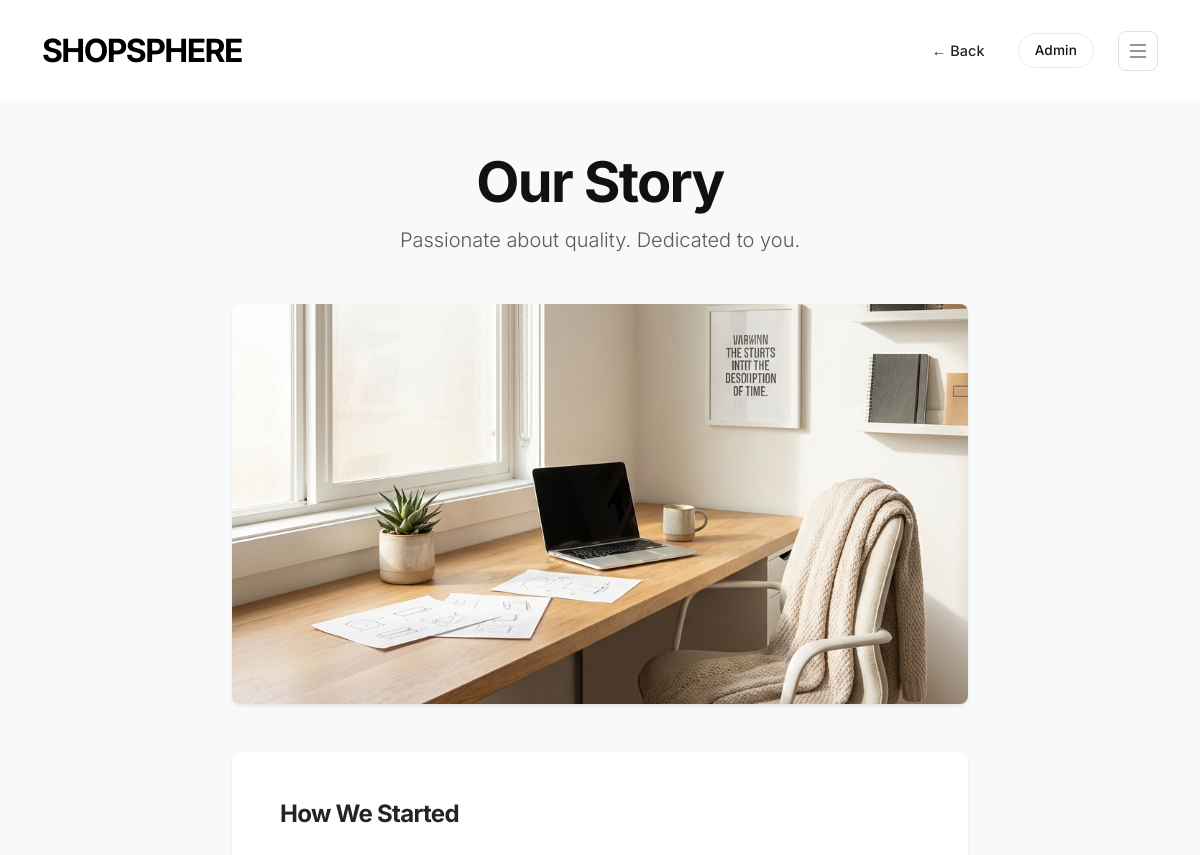
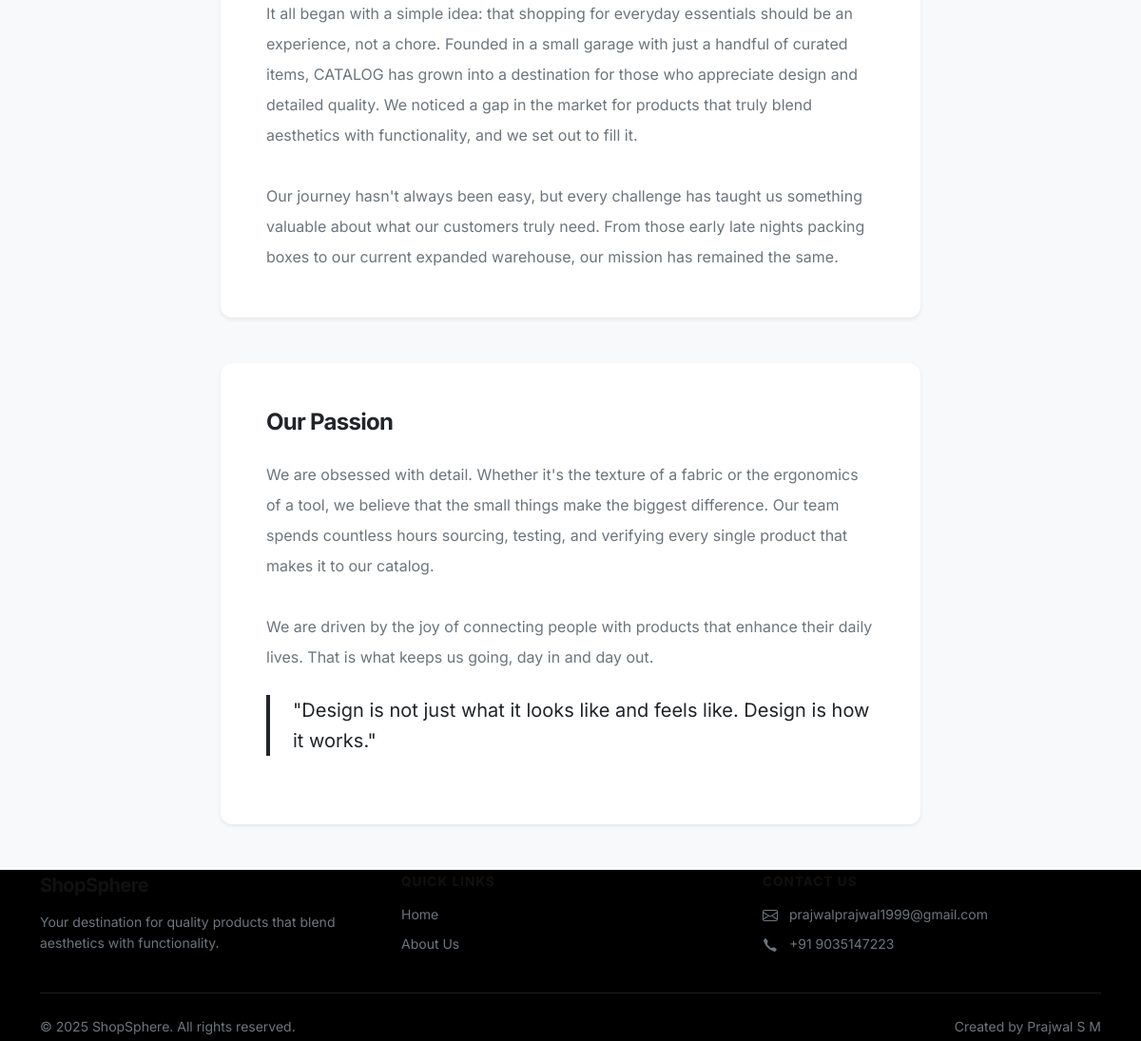
/about, run on the app's committed database (2 pictures, top to bottom).
### tables this page shows
CREATE TABLE site_settings (
        key TEXT PRIMARY KEY,
        value TEXT
    );

### frontend_pkg/routes_ui.py (the view)
@ui_bp.route('/about')
def about():
    return render_template('about.html', content=safe_get_about(), footer=safe_get_footer())

### database/db.py (called while the page is built, shortened)
def get_db():
    db = getattr(g, '_database', None)
    if db is None:
        if db is None:
            db = g._database = sqlite3.connect(DB_FILE)
            db.row_factory = sqlite3.Row
    return db

def close_connection(exception):
    db = getattr(g, '_database', None)
    if db is not None:
        db.close()

### frontend_pkg/routes_ui.py (called while the page is built)
def safe_get_footer():
    try:
        from database.db import get_db
        db = get_db()
        settings = db.execute('SELECT key, value FROM site_settings WHERE key LIKE "footer_%"').fetchall()
        return {row['key']: row['value'] for row in settings}
    except:
        return {}

def safe_get_about():
    try:
        from database.db import get_db
        db = get_db()
        settings = db.execute('SELECT key, value FROM site_settings WHERE key LIKE "about_%"').fetchall()
        return {row['key']: row['value'] for row in settings}
    except:
        return {}

### templates/about.html (shortened to what this page needs)
<!DOCTYPE html>
<html lang="en">
<head>
    <link href="https://cdn.jsdelivr.net/npm/bootstrap@5.3.0/dist/css/bootstrap.min.css" rel="stylesheet">
    <link rel="stylesheet" href="/static/css/styles.css">
</head>
<body class="bg-light">
    {% include 'components/navbar_secondary.html' %}
    <div class="container my-5">
        <div class="row justify-content-center">
            <div class="col-lg-8">
                <div class="text-center mb-5">
                    <h1 class="display-4 fw-bold">{{ content.get('about_title', 'Our Story') }}</h1>
                    <p class="lead text-muted">{{ content.get('about_subtitle', 'Passionate about quality. Dedicated to
                        you.') }}</p>
                </div>
                {% if content.get('about_hero_image') %}
                <div class="mb-5 rounded-3 overflow-hidden shadow-sm position-relative">
                    <img src="{{ content.get('about_hero_image') }}" class="img-fluid w-100" alt="About Us Hero"
                        style="max-height: 400px; object-fit: cover;">
                </div>
                {% else %}
                <div class="mb-5 p-5 bg-light rounded-3 text-center border">
                    <p class="text-muted mb-3">No hero image set</p>
                </div>
                {% endif %}
                <div class="card border-0 shadow-sm p-5 mb-5">
                    <h2 class="h4 fw-bold mb-4">{{ content.get('about_section1_title', 'How We Started') }}</h2>
                    <div class="text-secondary lh-lg" style="white-space: pre-line;">{{
                        content.get('about_section1_text', '') }}</div>
                </div>
                <div class="card border-0 shadow-sm p-5">
                    <h2 class="h4 fw-bold mb-4">{{ content.get('about_section2_title', 'Our Passion') }}</h2>
                    <div class="text-secondary lh-lg" style="white-space: pre-line;">{{
                        content.get('about_section2_text', '') }}</div>
                    <blockquote class="blockquote border-start border-4 border-dark ps-4 my-4">
                        <p class="mb-0 fs-5">"Design is not just what it looks like and feels like. Design is how it
                            works."</p>
                    </blockquote>
                </div>
            </div>
        </div>
    </div>
    {% include 'components/footer.html' %}
</body>
</html>

### templates/components/navbar_secondary.html (shortened to what this page needs)
<nav class="navbar navbar-expand-lg border-bottom-0">
    <div class="container">
        <a class="navbar-brand fw-bold fs-2" href="/">ShopSphere</a>
        <div class="d-flex align-items-center ms-auto">
            <a href="javascript:history.back()" class="btn btn-link text-dark text-decoration-none me-2">← Back</a>
            {% if session.get('is_admin') %}
            <a href="/logout" class="btn btn-sm btn-outline-danger me-3">Exit as Admin</a>
            <span class="me-3 fs-6 fw-medium">Hi, {{ session.get('username') }}</span>
            <div class="dropdown">
                <button
                    class="btn btn-sm btn-outline-secondary ms-2 border rounded-3 d-flex align-items-center justify-content-center"
                    type="button" id="userMenu" data-bs-toggle="dropdown" aria-expanded="false"
                    style="width: 40px; height: 40px; padding: 0;">
                    <svg xmlns="http://www.w3.org/2000/svg" width="24" height="24" fill="currentColor"
                        class="bi bi-list" viewBox="0 0 16 16">
                        <path fill-rule="evenodd"
                            d="M2.5 12a.5.5 0 0 1 .5-.5h10a.5.5 0 0 1 0 1H3a.5.5 0 0 1-.5-.5zm0-4a.5.5 0 0 1 .5-.5h10a.5.5 0 0 1 0 1H3a.5.5 0 0 1-.5-.5zm0-4a.5.5 0 0 1 .5-.5h10a.5.5 0 0 1 0 1H3a.5.5 0 0 1-.5-.5z" />
                    </svg>
                </button>
                <ul class="dropdown-menu dropdown-menu-end shadow border-0" aria-labelledby="userMenu">
                    <li><a class="dropdown-item" href="/">Home</a></li>
                    <li><a class="dropdown-item" href="/about">About Us</a></li>
                </ul>
            </div>
            {% else %}
            <a href="/admin-auth" class="btn btn-sm btn-outline-dark me-3">Admin</a>
            <div class="dropdown">
                <button
                    class="btn btn-sm btn-outline-secondary ms-2 border rounded-3 d-flex align-items-center justify-content-center"
                    type="button" id="guestMenu" data-bs-toggle="dropdown" aria-expanded="false"
                    style="width: 40px; height: 40px; padding: 0;">
                </button>
            </div>
            {% endif %}
        </div>
    </div>
</nav>

### templates/components/footer.html (shortened to what this page needs)
<footer class="bg-dark text-light py-5 mt-5">
    <div class="container">
        <div class="row">
            <div class="col-md-4 mb-4 mb-md-0">
                <h5 class="fw-bold mb-3">ShopSphere</h5>
                <p class="text-secondary small mb-0">{{ footer.footer_brand_description or 'Your destination for
                    quality products that blend aesthetics with functionality.' }}</p>
            </div>
            <div class="col-md-4 mb-4 mb-md-0">
                <h6 class="fw-bold mb-3 text-uppercase" style="font-size: 0.85rem; letter-spacing: 1px;">Quick Links
                </h6>
                <ul class="list-unstyled small">
                    <li class="mb-2"><a href="/" class="text-secondary text-decoration-none">Home</a></li>
                    <li class="mb-2"><a href="/about" class="text-secondary text-decoration-none">About Us</a></li>
                </ul>
            </div>
            <div class="col-md-4">
                <h6 class="fw-bold mb-3 text-uppercase" style="font-size: 0.85rem; letter-spacing: 1px;">Contact Us
                </h6>
                <ul class="list-unstyled small">
                    <li class="mb-2 text-secondary">
                        <a href="mailto:{{ footer.footer_email or 'prajwalprajwal1999@gmail.com' }}"
                            class="text-secondary text-decoration-none">{{ footer.footer_email or
                            'prajwalprajwal1999@gmail.com' }}</a>
                    </li>
                    <li class="mb-2 text-secondary">
                        {{ footer.footer_phone or '+91 9035147223' }}
                    </li>
                </ul>
            </div>
        </div>
        <hr class="my-4 border-secondary">
        <div class="d-flex flex-column flex-md-row justify-content-between align-items-center">
            <p class="text-secondary small mb-2 mb-md-0">&copy; 2025 ShopSphere. All rights reserved.</p>
            <div class="d-flex align-items-center gap-3">
                <p class="text-secondary small mb-0">Created by Prajwal S M</p>
            </div>
        </div>
    </div>
</footer>

### static/css/styles.css (style rules this page uses)
:root { --bg-color: #ffffff; --text-color: #111111; --text-muted: #666666; --accent-color: #000000; --accent-hover: #333333; --light-gray: #f9f9f9; --border-color: #eaeaea; --input-bg: #ffffff; --font-family: 'Inter', sans-serif; --card-shadow: 0 4px 6px rgba(0, 0, 0, 0.02); --hover-shadow: 0 12px 24px rgba(0, 0, 0, 0.05); --border-radius-sm: 8px; --border-radius-md: 12px; --border-radius-lg: 20px; --btn-radius: 50px; }
body { background-color: var(--bg-color); color: var(--text-color); font-family: var(--font-family); -webkit-font-smoothing: antialiased; line-height: 1.6; }
h1, h2, h3, h4, h5, h6 { font-weight: 600; color: var(--text-color); letter-spacing: -0.03em; }
a { color: var(--text-color); text-decoration: none; transition: color 0.2s; }
.navbar { background-color: rgba(255, 255, 255, 0.95); backdrop-filter: blur(10px); border-bottom: 1px solid var(--border-color); padding: 1.25rem 0; }
.navbar-brand { font-weight: 700; font-size: 1.25rem; letter-spacing: -0.05em; text-transform: uppercase; }
.bg-dark { background-color: #000000 !important; border-bottom: none; padding: 0.25rem 0 !important; }
.btn { border-radius: var(--btn-radius); padding: 0.6rem 1.5rem; font-weight: 500; font-size: 0.9rem; letter-spacing: 0.01em; transition: all 0.2s; }
.btn-sm { padding: 0.4rem 1rem; font-size: 0.85rem; }
.btn-outline-dark { border: 1px solid var(--border-color); color: var(--text-color); background: transparent; }
.card { border-radius: var(--border-radius-md); border: 1px solid var(--border-color); }

### data on the page
site_settings: get "Our Story"
site_settings: value "Passionate about quality. Dedicated to you."
site_settings: get (picture)
site_settings: get "How We Started"
site_settings: get "It all began with a simple idea: that shopping for everyday essentials should be an experience, not a chore. Founded in a small garage with just a handful of curated items, CATALOG has grown into a destination for those who appreciate design and detailed quality. We noticed a gap in the market for products that truly blend aesthetics with functionality, and we set out to fill it. Our journey hasn't always been easy, but every challenge has taught us something valuable about what our customers truly need. From those early late nights packing boxes to our current expanded warehouse, our mission has remained the same."
site_settings: get "Our Passion"
site_settings: get "We are obsessed with detail. Whether it's the texture of a fabric or the ergonomics of a tool, we believe that the small things make the biggest difference. Our team spends countless hours sourcing, testing, and verifying every single product that makes it to our catalog. We are driven by the joy of connecting people with products that enhance their daily lives. That is what keeps us going, day in and day out."
site_settings: value "Your destination for quality products that blend aesthetics with functionality."
site_settings: value "prajwalprajwal1999@gmail.com"
site_settings: value "+91 9035147223"
